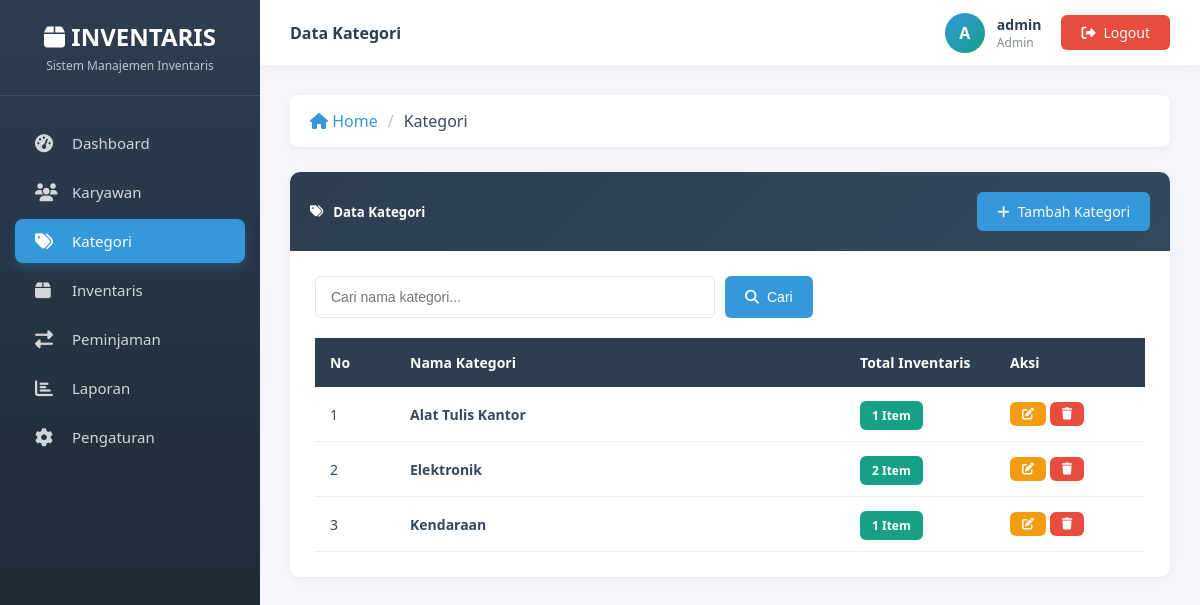
The app's page /kategori/index.php (signed in) with its own data.
### tables this page shows
CREATE TABLE `kategori` (
  `id` int(11) NOT NULL,
  `nama_kategori` varchar(100) NOT NULL
);

### kategori/index.php (the view, shortened to what this page needs)
<?php
require_once __DIR__ . '/../views/header.php';
$db = Database::getInstance()->getConnection();
$search = isset($_GET['search']) ? $db->real_escape_string($_GET['search']) : '';
$query = "SELECT k.*,
          (SELECT COUNT(*) FROM inventaris WHERE kategori_id = k.id) as total_inventaris
          FROM kategori k";
$query .= " ORDER BY k.nama_kategori ASC";
$result = $db->query($query);
?>
<?php include __DIR__ . '/../views/sidebar.php'; ?>
<?php include __DIR__ . '/../views/topnav.php'; ?>
<div class="main-content">
    <?php include __DIR__ . '/../views/breadcrumb.php'; ?>
    <div class="card">
        <div class="card-header">
            <h5><i class="fas fa-tags"></i> Data Kategori</h5>
            <a href="add.php" class="btn btn-primary">
                <i class="fas fa-plus"></i> Tambah Kategori
            </a>
        </div>
        <div class="card-body">
            <form method="GET" action="" style="margin-bottom: 20px;">
                <div style="display: flex; gap: 10px;">
                    <input type="text" name="search" class="form-control" placeholder="Cari nama kategori..." value="<?php echo htmlspecialchars($search); ?>" style="max-width: 400px;">
                    <button type="submit" class="btn btn-primary">
                        <i class="fas fa-search"></i> Cari
                    </button>
                </div>
            </form>
            <div class="table-responsive">
                <table>
                    <thead>
                        <tr>
                            <th style="width: 80px;">No</th>
                            <th>Nama Kategori</th>
                            <th style="width: 150px;">Total Inventaris</th>
                            <th style="width: 150px;">Aksi</th>
                        </tr>
                    </thead>
                    <tbody>
                        <?php if ($result && $result->num_rows > 0): ?>
                            <?php $no = 1; ?>
                            <?php while ($row = $result->fetch_assoc()): ?>
                                <tr>
                                    <td><?php echo $no++; ?></td>
                                    <td><strong><?php echo htmlspecialchars($row['nama_kategori']); ?></strong></td>
                                    <td>
                                        <span class="badge bg-info">
                                            <?php echo $row['total_inventaris']; ?> Item
                                        </span>
                                    </td>
                                    <td>
                                        <a href="edit.php?id=<?php echo $row['id']; ?>" class="btn btn-sm btn-warning" title="Edit">
                                            <i class="fas fa-edit"></i>
                                        </a>
                                        <a href="delete.php?id=<?php echo $row['id']; ?>" class="btn btn-sm btn-danger" onclick="return confirmDelete()" title="Hapus">
                                            <i class="fas fa-trash"></i>
                                        </a>
                                    </td>
                                </tr>
                            <?php endwhile; ?>
                        <?php endif; ?>
                    </tbody>
                </table>
            </div>
        </div>
    </div>
</div>
<?php include __DIR__ . '/../views/footer.php'; ?>

### assets/css/style.css (style rules this page uses)
:root { --primary: #2c3e50; --secondary: #34495e; --accent: #3498db; --dark: #1a252f; --light: #ecf0f1; --success: #27ae60; --danger: #e74c3c; --warning: #f39c12; --info: #16a085; --sidebar-width: 260px; --topnav-height: 65px; }
* { margin: 0; padding: 0; box-sizing: border-box; }
body { font-family: 'Segoe UI', Tahoma, Geneva, Verdana, sans-serif; background: #f5f6fa; color: #2c3e50; }
.main-content { margin-left: var(--sidebar-width); margin-top: var(--topnav-height); padding: 30px; min-height: calc(100vh - var(--topnav-height)); }
.card { background: white; border-radius: 10px; box-shadow: 0 2px 10px rgba(0, 0, 0, 0.05); margin-bottom: 25px; border: none; overflow: hidden; }
.card-header { background: linear-gradient(135deg, var(--primary), var(--secondary)); color: white; padding: 20px; border-bottom: none; display: flex; align-items: center; justify-content: space-between; }
.card-header h5 { margin: 0; font-weight: 600; display: flex; align-items: center; gap: 10px; }
.card-body { padding: 25px; }
.table-responsive { overflow-x: auto; }
table { width: 100%; border-collapse: collapse; }
table thead { background: var(--primary); color: white; }
table thead th { padding: 15px; text-align: left; font-weight: 600; font-size: 14px; }
table tbody tr { border-bottom: 1px solid #ecf0f1; transition: all 0.3s ease; }
table tbody td { padding: 15px; font-size: 14px; color: var(--secondary); }
.btn { padding: 10px 20px; border: none; border-radius: 6px; cursor: pointer; font-size: 14px; transition: all 0.3s ease; text-decoration: none; display: inline-flex; align-items: center; gap: 8px; font-weight: 500; }
.btn-primary { background: var(--accent); color: white; }
.btn-danger { background: var(--danger); color: white; }
.btn-warning { background: var(--warning); color: white; }
.btn-sm { padding: 6px 12px; font-size: 12px; }
.form-control { width: 100%; padding: 12px 15px; border: 1px solid #dfe6e9; border-radius: 6px; font-size: 14px; transition: all 0.3s ease; }
.badge { padding: 6px 12px; border-radius: 6px; font-size: 12px; font-weight: 600; }
.bg-info { background: var(--info); color: white; }

### records on screen
kategori: nama_kategori "Alat Tulis Kantor", total_inventaris "1"
kategori: nama_kategori "Elektronik", total_inventaris "2"
kategori: nama_kategori "Kendaraan", total_inventaris "1"

### other values on screen
$menu['title'] "Dashboard"
$menu['title'] "Karyawan"
$menu['title'] "Kategori"
$menu['title'] "Inventaris"
$menu['title'] "Peminjaman"
$menu['title'] "Laporan"
$menu['title'] "Pengaturan"
$pageTitle "Data Kategori"
substr($user['username'], 0, 1) "A"
$user['username'] "admin"
$user['role'] "Admin"
$crumb['title'] "Kategori"
